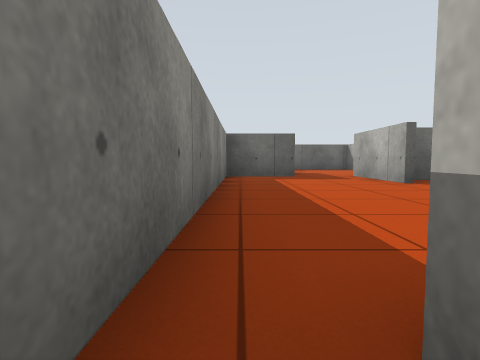
View 1 (above)

20 first-person views from a walk through a robot-simulator world made for Gazebo. The camera is 0.48 m above the floor, tilts 4° down and sees 80° across. The floor is counted in squares, 1 m on a side. Each view is taken from the middle of a square. On the plan, view 1 faces up. The plan holds only what a view shows up to about 9 squares ahead; the rest is blank.

View 2
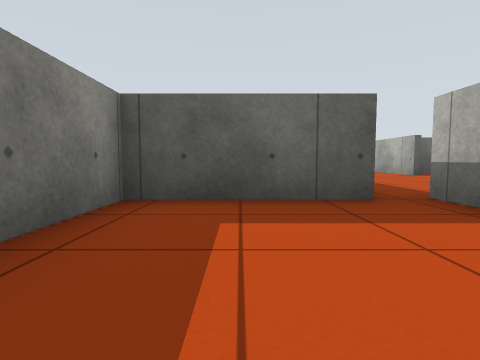

View 3
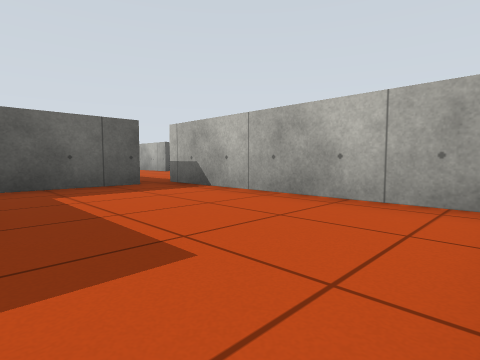

View 4
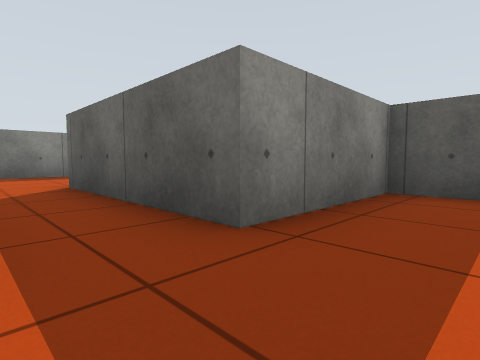

View 5
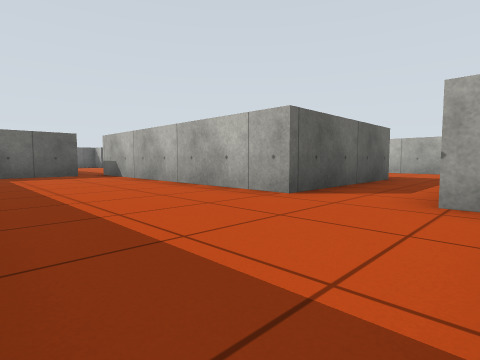

View 6
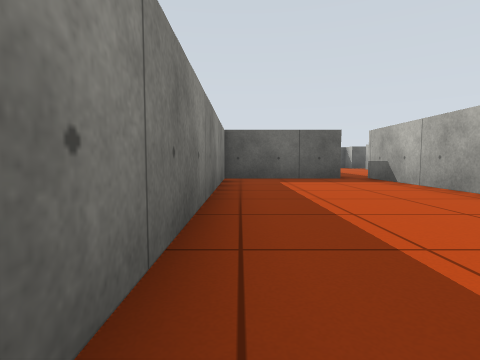

View 7
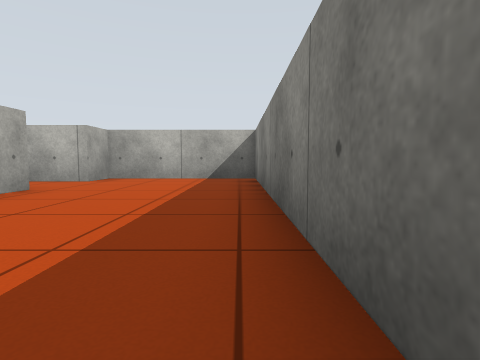

View 8
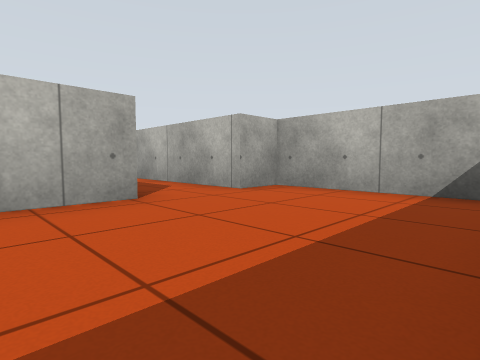

View 9
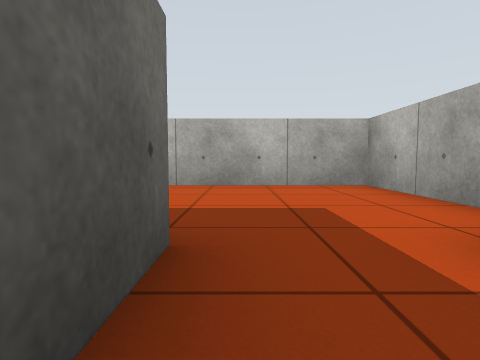

View 10
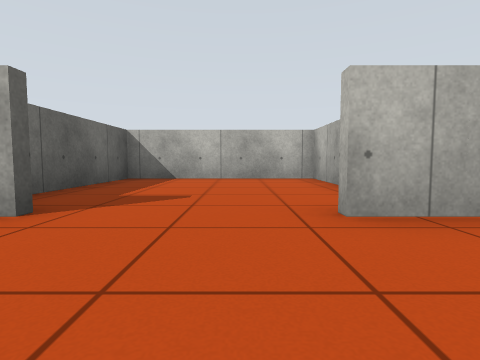

View 11
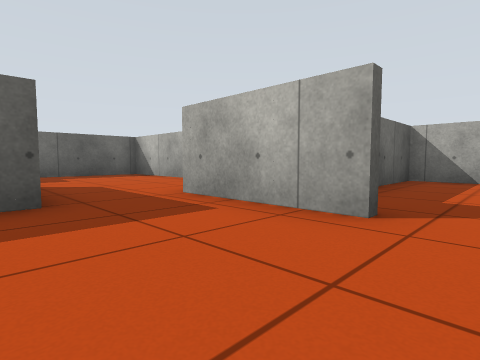

View 12
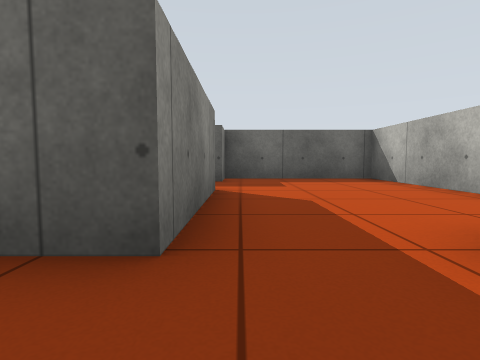

View 13
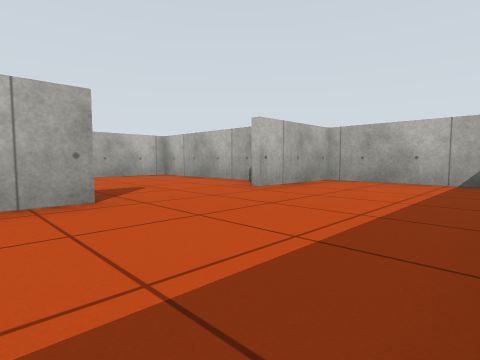

View 14
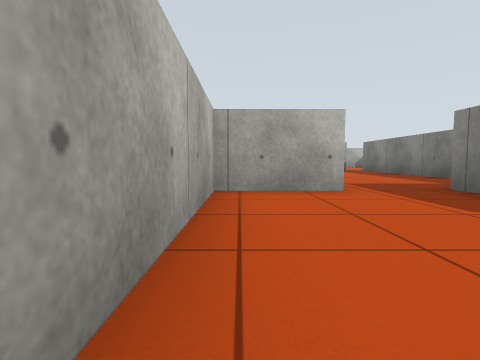

View 15
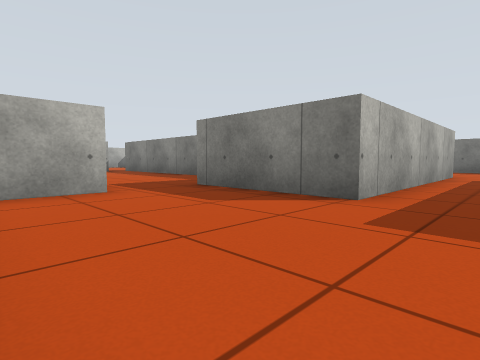

View 16
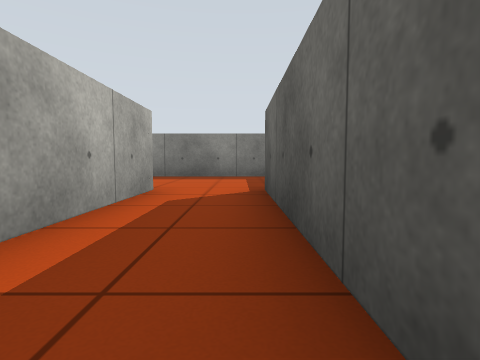

View 17
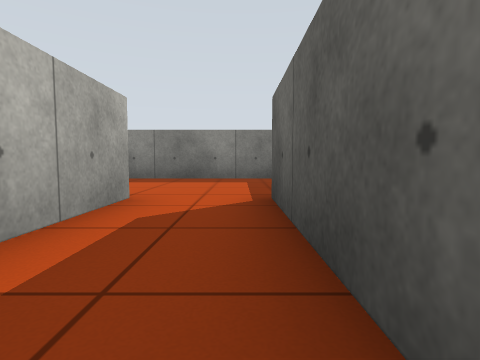

View 18
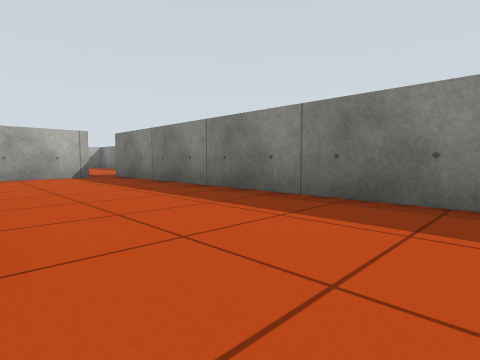

View 19
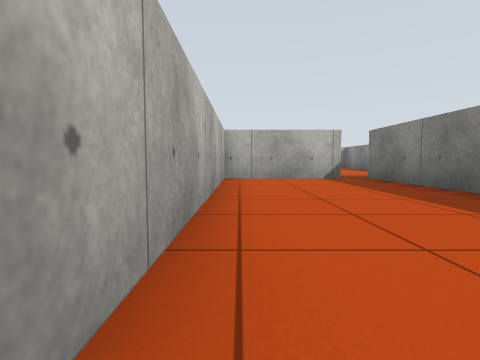

View 20
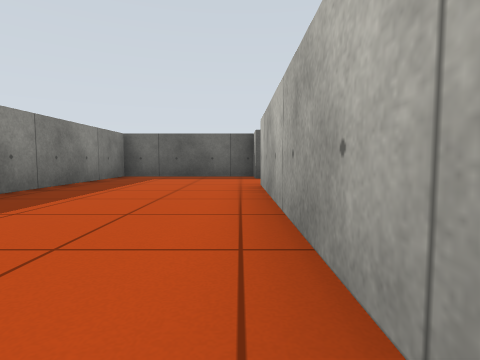

### Floor plan
Points are (right, up) in squares from view 1. A wall is a line through its corners. A room is listed if a view was taken in it or the views show most of it. See-through windows are left out.
Room 1 (views 1, 2, 4)
walls: (-0.4, 0.4) (-3.4, 0.4) (-3.4, -2.6); (-2.3, -5.4) (0.4, -5.4) (0.4, 0.6)
ways out: opening at (-3.3, -4) to room 2; opening at (0, 0) to room 3
Room 2 (views 3, 5, 6, 7, 8, 9)
walls: (-11.5, -5.4) (-7.6, -5.4) (-7.6, -4.4) (-3.8, -4.4); (-8.4, 4.4) (-11.4, 4.4) (-11.4, -5.1); (-3.4, -2.6) (-7.6, -2.6) (-7.6, 4.6)
ways out: opening at (-3.3, -4) to room 1; opening at (-8, 4) to room 4
Room 3 (views 10, 11, 12, 13, 14, 15)
walls: (3.4, 5.9) (3.4, 8.6) (5.4, 8.6) (5.4, 14.4) (1.6, 14.4) (1.6, 13.4); (1.6, 11.6) (1.6, 8.4) (-0.4, 8.4) (-0.4, 0.4); (0.4, 0.6) (3.4, 0.6) (3.4, 3.1)
ways out: opening at (0, 0) to room 1; opening at (1.5, 12.5) to room 4; opening at (3, 4.5) to room 5
Room 4 (views 16, 17, 18, 19, 20)
walls: (-4.5, 14.4) (-8.4, 14.4) (-8.4, 4.4); (-0.4, 13.4) (-4.6, 13.4) (-4.6, 14.1); (-7.6, 4.6) (-4.6, 4.6) (-4.6, 11.6) (1.6, 11.6)
ways out: opening at (-8, 4) to room 2; opening at (1.5, 12.5) to room 3
Room 5 (no view inside)
walls: (4.5, 2.1) (8.4, 2.1) (8.4, 6.9) (4.1, 6.9)
ways out: opening at (3, 4.5) to room 3

Where each view was taken, in squares from view 1:
view 1: 0 up, 0 right, facing up
view 2: 3 down, 2 left, facing up
view 3: 5 down, 3 left, facing up-right
view 4: 4 down, 2 left, facing up-left
view 5: 5 down, 11 left, facing up-right
view 6: 3 down, 11 left, facing up
view 7: 2 up, 11 left, facing down
view 8: 1 down, 11 left, facing down-right
view 9: 3 down, 5 left, facing right
view 10: 4 up, 1 right, facing right
view 11: 5 up, 1 right, facing up-right
view 12: 7 up, 2 right, facing up
view 13: 7 up, 0 right, facing down-right
view 14: 13 up, 5 right, facing down
view 15: 13 up, 5 right, facing down-left
view 16: 13 up, 0 right, facing left
view 17: 13 up, 1 left, facing left
view 18: 13 up, 5 left, facing down-left
view 19: 12 up, 5 left, facing down
view 20: 6 up, 5 left, facing up
